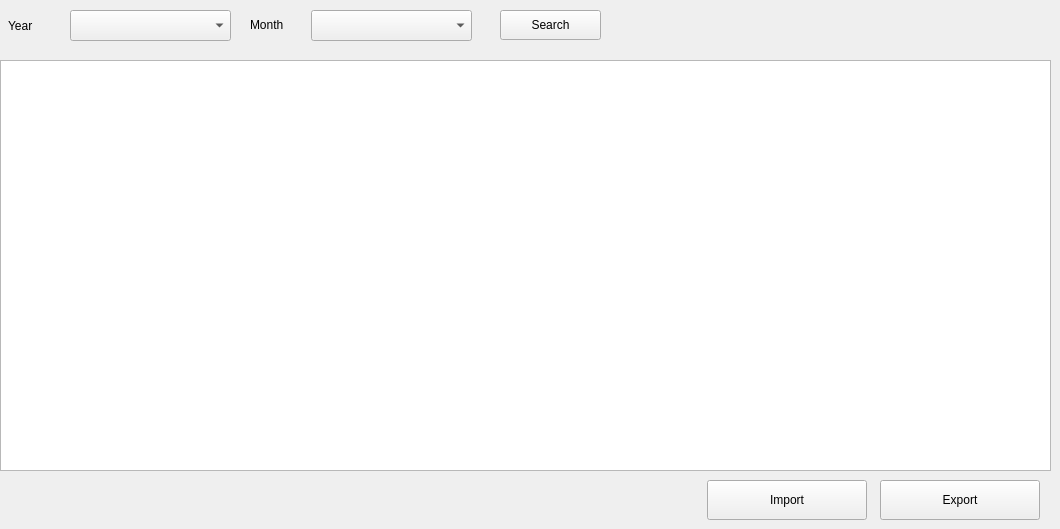
      <widget class="QWidget" name="tab_19">
       <attribute name="title">
        <string>Monthly Report</string>
       </attribute>
       <widget class="QTableWidget" name="tableWidget_7">
        <property name="geometry">
         <rect>
          <x>0</x>
          <y>60</y>
          <width>1051</width>
          <height>411</height>
         </rect>
        </property>
       </widget>
       <widget class="QPushButton" name="pushButton_27">
        <property name="geometry">
         <rect>
          <x>500</x>
          <y>10</y>
          <width>101</width>
          <height>30</height>
         </rect>
        </property>
        <property name="text">
         <string>Search</string>
        </property>
       </widget>
       <widget class="QLabel" name="label_25">
        <property name="geometry">
         <rect>
          <x>250</x>
          <y>17</y>
          <width>50</width>
          <height>16</height>
         </rect>
        </property>
        <property name="text">
         <string>Month</string>
        </property>
       </widget>
       <widget class="QLabel" name="label_27">
        <property name="geometry">
         <rect>
          <x>8</x>
          <y>18</y>
          <width>55</width>
          <height>16</height>
         </rect>
        </property>
        <property name="text">
         <string>Year</string>
        </property>
       </widget>
       <widget class="QComboBox" name="comboBox_16">
        <property name="geometry">
         <rect>
          <x>311</x>
          <y>10</y>
          <width>161</width>
          <height>31</height>
         </rect>
        </property>
       </widget>
       <widget class="QComboBox" name="comboBox_17">
        <property name="geometry">
         <rect>
          <x>70</x>
          <y>10</y>
          <width>161</width>
          <height>31</height>
         </rect>
        </property>
       </widget>
       <widget class="QPushButton" name="pushButton_47">
        <property name="geometry">
         <rect>
          <x>707</x>
          <y>480</y>
          <width>160</width>
          <height>40</height>
         </rect>
        </property>
        <property name="text">
         <string>Import</string>
        </property>
       </widget>
       <widget class="QPushButton" name="pushButton_46">
        <property name="geometry">
         <rect>
          <x>880</x>
          <y>480</y>
          <width>160</width>
          <height>40</height>
         </rect>
        </property>
        <property name="text">
         <string>Export</string>
        </property>
       </widget>
      </widget>
